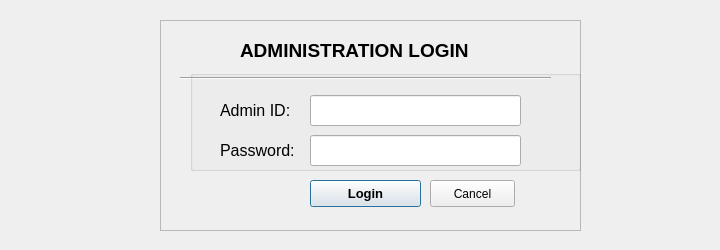
<?xml version="1.0" encoding="UTF-8"?>
<ui version="4.0">
 <class>AdminLogin</class>
 <widget class="QDialog" name="AdminLogin">
  <property name="enabled">
   <bool>true</bool>
  </property>
  <property name="geometry">
   <rect>
    <x>0</x>
    <y>0</y>
    <width>720</width>
    <height>250</height>
   </rect>
  </property>
  <property name="windowTitle">
   <string>Administrator Login</string>
  </property>
  <widget class="QLabel" name="label_3">
   <property name="geometry">
    <rect>
     <x>590</x>
     <y>40</y>
     <width>131</width>
     <height>141</height>
    </rect>
   </property>
   <property name="text">
    <string/>
   </property>
   <property name="pixmap">
    <pixmap>resources/icons/lock.png</pixmap>
   </property>
  </widget>
  <widget class="QLabel" name="label_14">
   <property name="geometry">
    <rect>
     <x>21</x>
     <y>10</y>
     <width>121</width>
     <height>231</height>
    </rect>
   </property>
   <property name="text">
    <string/>
   </property>
   <property name="pixmap">
    <pixmap>resources/logo.png</pixmap>
   </property>
  </widget>
  <widget class="QFrame" name="frame">
   <property name="geometry">
    <rect>
     <x>160</x>
     <y>20</y>
     <width>421</width>
     <height>211</height>
    </rect>
   </property>
   <property name="frameShape">
    <enum>QFrame::StyledPanel</enum>
   </property>
   <property name="frameShadow">
    <enum>QFrame::Raised</enum>
   </property>
   <widget class="QLabel" name="label_4">
    <property name="geometry">
     <rect>
      <x>80</x>
      <y>10</y>
      <width>291</width>
      <height>41</height>
     </rect>
    </property>
    <property name="font">
     <font>
      <pointsize>14</pointsize>
      <weight>75</weight>
      <bold>true</bold>
     </font>
    </property>
    <property name="text">
     <string>ADMINISTRATION LOGIN</string>
    </property>
   </widget>
   <widget class="QPushButton" name="btnLogin">
    <property name="geometry">
     <rect>
      <x>150</x>
      <y>160</y>
      <width>111</width>
      <height>27</height>
     </rect>
    </property>
    <property name="font">
     <font>
      <pointsize>10</pointsize>
      <weight>75</weight>
      <bold>true</bold>
      <kerning>false</kerning>
     </font>
    </property>
    <property name="mouseTracking">
     <bool>true</bool>
    </property>
    <property name="focusPolicy">
     <enum>Qt::StrongFocus</enum>
    </property>
    <property name="text">
     <string>Login</string>
    </property>
    <property name="default">
     <bool>true</bool>
    </property>
   </widget>
   <widget class="Line" name="line">
    <property name="geometry">
     <rect>
      <x>20</x>
      <y>50</y>
      <width>371</width>
      <height>16</height>
     </rect>
    </property>
    <property name="orientation">
     <enum>Qt::Horizontal</enum>
    </property>
   </widget>
   <widget class="QPushButton" name="btnCancel">
    <property name="geometry">
     <rect>
      <x>270</x>
      <y>160</y>
      <width>85</width>
      <height>27</height>
     </rect>
    </property>
    <property name="font">
     <font>
      <pointsize>9</pointsize>
     </font>
    </property>
    <property name="text">
     <string>Cancel</string>
    </property>
   </widget>
   <widget class="QGroupBox" name="groupBox">
    <property name="geometry">
     <rect>
      <x>30</x>
      <y>50</y>
      <width>391</width>
      <height>101</height>
     </rect>
    </property>
    <property name="title">
     <string/>
    </property>
    <widget class="QLabel" name="label">
     <property name="geometry">
      <rect>
       <x>30</x>
       <y>20</y>
       <width>81</width>
       <height>41</height>
      </rect>
     </property>
     <property name="font">
      <font>
       <pointsize>12</pointsize>
      </font>
     </property>
     <property name="text">
      <string>Admin ID:</string>
     </property>
    </widget>
    <widget class="QLabel" name="label_2">
     <property name="geometry">
      <rect>
       <x>30</x>
       <y>60</y>
       <width>91</width>
       <height>41</height>
      </rect>
     </property>
     <property name="font">
      <font>
       <pointsize>12</pointsize>
      </font>
     </property>
     <property name="text">
      <string>Password:</string>
     </property>
    </widget>
    <widget class="QLineEdit" name="inpAdminID">
     <property name="geometry">
      <rect>
       <x>120</x>
       <y>25</y>
       <width>211</width>
       <height>31</height>
      </rect>
     </property>
     <property name="font">
      <font>
       <pointsize>12</pointsize>
       <weight>50</weight>
       <bold>false</bold>
      </font>
     </property>
     <property name="inputMask">
      <string/>
     </property>
     <property name="maxLength">
      <number>20</number>
     </property>
    </widget>
    <widget class="QLineEdit" name="inpPasswd">
     <property name="geometry">
      <rect>
       <x>120</x>
       <y>65</y>
       <width>211</width>
       <height>31</height>
      </rect>
     </property>
     <property name="font">
      <font>
       <pointsize>12</pointsize>
       <weight>50</weight>
       <bold>false</bold>
      </font>
     </property>
     <property name="maxLength">
      <number>20</number>
     </property>
     <property name="echoMode">
      <enum>QLineEdit::Password</enum>
     </property>
    </widget>
   </widget>
  </widget>
 </widget>
 <tabstops>
  <tabstop>inpAdminID</tabstop>
  <tabstop>inpPasswd</tabstop>
  <tabstop>btnLogin</tabstop>
  <tabstop>btnCancel</tabstop>
 </tabstops>
 <resources/>
 <connections>
  <connection>
   <sender>btnCancel</sender>
   <signal>clicked()</signal>
   <receiver>AdminLogin</receiver>
   <slot>reject()</slot>
   <hints>
    <hint type="sourcelabel">
     <x>472</x>
     <y>193</y>
    </hint>
    <hint type="destinationlabel">
     <x>365</x>
     <y>124</y>
    </hint>
   </hints>
  </connection>
 </connections>
</ui>
